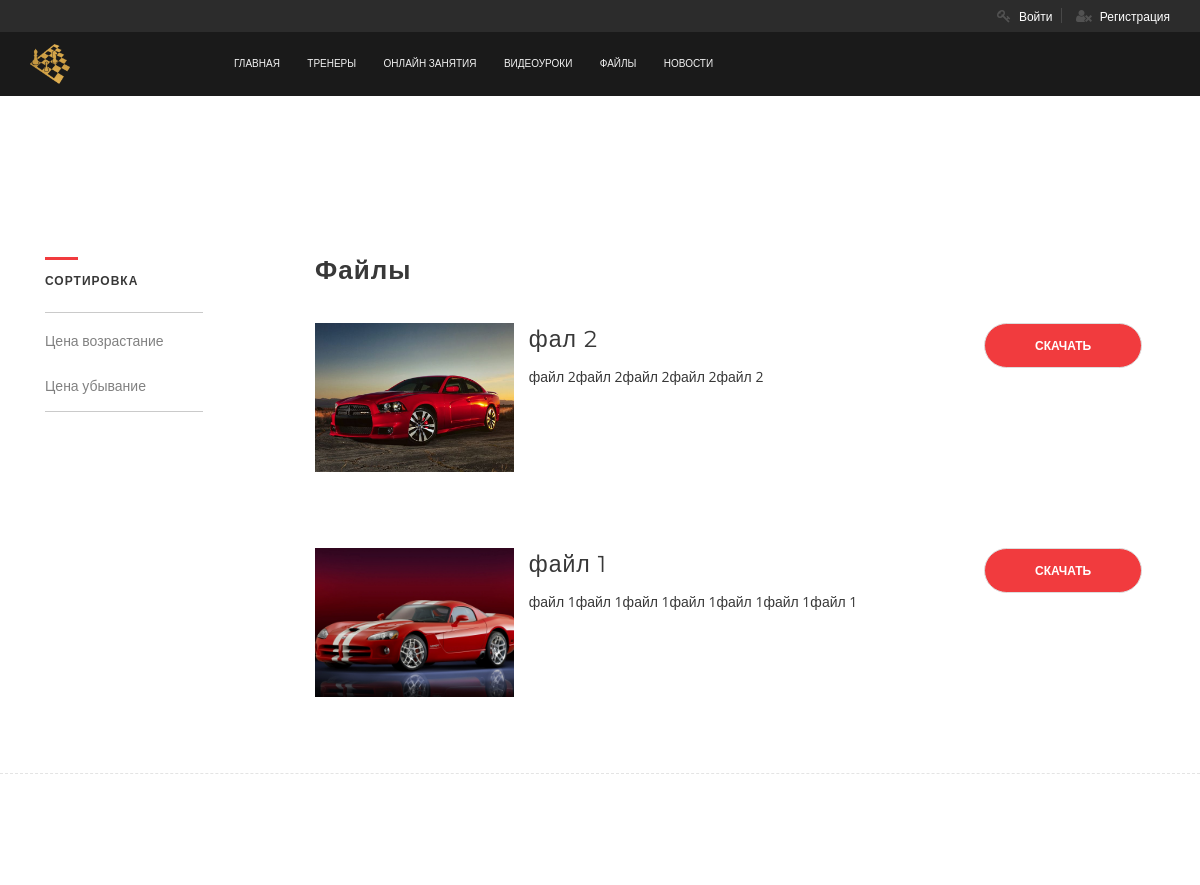
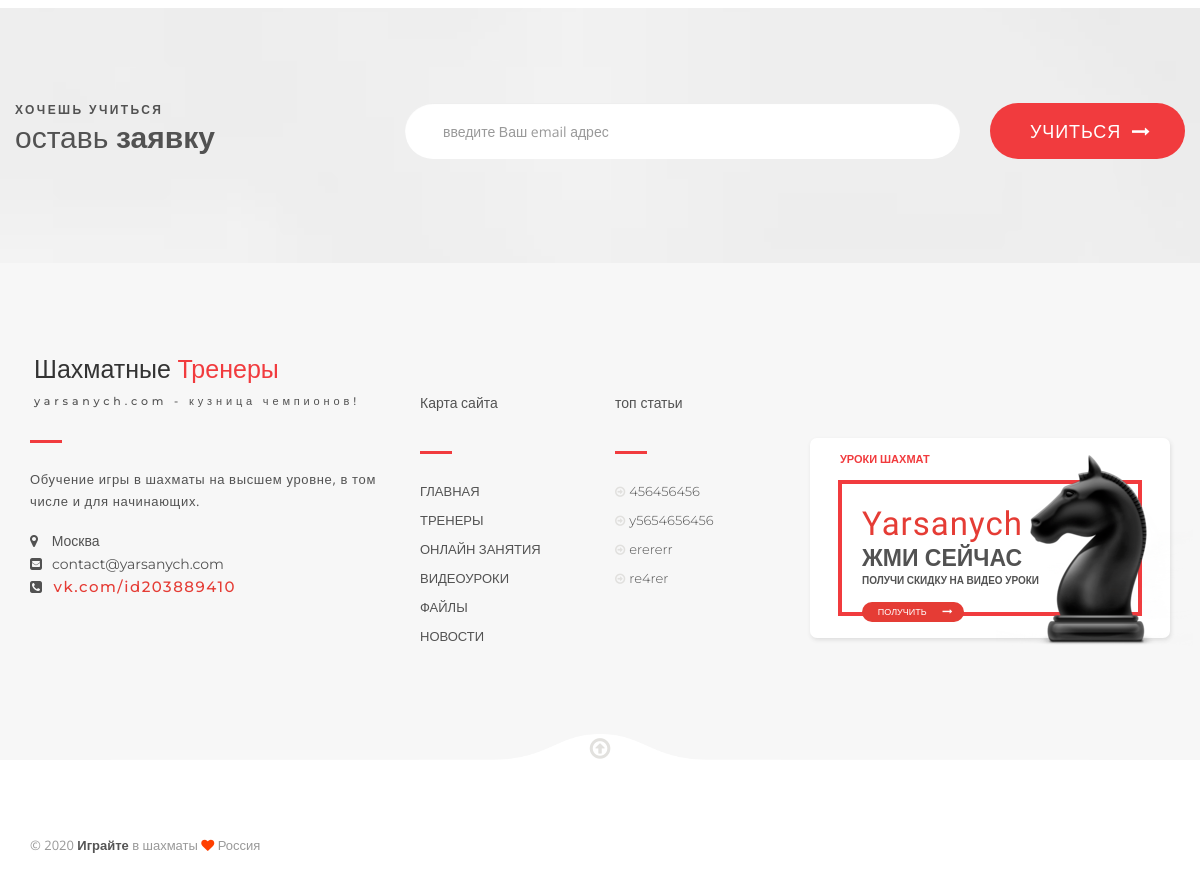
The page /file/ on the database its author committed (2 pictures, top to bottom).
### chess/models.py (models this page shows, shortened)
class Files(models.Model):
    title = models.CharField("Название", max_length=1024)
    description = models.TextField("Описание")
    img = models.ImageField("Изображение", upload_to="img/files/")
    price = models.PositiveIntegerField("Цена", default=0)
    file = models.FileField("Файл", upload_to="files/")
    buyers = models.ManyToManyField(User, verbose_name="Покупатели", blank=True)
    class Meta:
        verbose_name = "Файл"
        verbose_name_plural = "Файлы"

class Articles(models.Model):
    title = models.CharField("Название", max_length=150, db_index=True)
    slug = models.SlugField(max_length=150, unique=True)
    intro_text = models.TextField("Короткое описание", blank=True)
    full_text = models.TextField("Текст", blank=True, db_index=True)
    img = models.ImageField("Изображение", upload_to="img/chess/", blank=True)
    author = models.CharField("Автор", max_length=150, blank=True)
    date_pub = models.DateTimeField(auto_now_add=True)
    buyers = models.ManyToManyField(User, verbose_name="Покупатели", blank=True)
    class Meta:
        verbose_name = "Статья"
        verbose_name_plural = "Статьи"

### chess/views.py (the view)
# urls.py: path("file/", views.FilesViews.as_view(), name='files_url'),
class FilesViews(ListView):
    model = Files
    queryset = Files.objects.order_by("-id")
    paginate_by = 7

### chess/templatetags/article_tag.py (called while the page is built)
@register.simple_tag()
def get_articles(count=5):
    return Articles.objects.order_by("-id")[:count]

### templates/chess/files_list.html (shortened to what this page needs)
{% extends 'chess/base.html' %}
{% block content %}
<div class="event-section">
    <div class="container">
        <div class="col-md-3 col-sm-3">
            <div class="evnt-left">
                <div class="location-cat">
                    <h1>Сортировка</h1>
                    <div class="cat-list">
                        <a id="sort-asc">Цена возрастание</a>
                        <a id="sort-desc">Цена убывание</a>
                    </div>
                </div>
            </div>
        </div>
        <div class="col-md-9  col-sm-9">
            <div class="evnt-right">
                <div class="row">
                    <div class="event-area">
                        <h1>Файлы</h1>
                    {% for article in files_list %}
                    <div class="event-item" data-price="12000">
                        <div class="col-md-3">
                            <div class="item-img ">
                                <img src="{{ article.img.url }}" alt="thumbnail">
                            </div>
                        </div>
                        <div class="col-md-6">
                            <div class="row">
                                <h1>{{ article.title }}</h1>
                                <p class="desc">{{ article.description }}</p>
                            </div>
                        </div>
                        <div class="col-md-3">
                            <div class="quick-buy row">
                                {% if request.user.is_authenticated %}
                                    {% if user in article.buyers.all %}
                                    <h1>Доступ получен</h1>
                                    <div class="buy-ticket">
                                        <a href="{{ article.img.url }}" class="popup-modal buy">Скачать</a>
                                    {% else %}
                                    <h1>₽ {{ article.price }}.00</h1>
                                    <div class="buy-ticket">
                                    <form method="POST" action="https://money.yandex.ru/quickpay/confirm.xml">
                                        <input type="hidden" name="receiver" value="4100115855793787">
                                        <input type="hidden" name="quickpay-form" value="shop">
                                        <input type="hidden" name="targets" value="Оплата файла Бенони (белыми) с сайта yarsanych.com">
                                        <input type="hidden" name="paymentType" value="AC">
                                        <input type="hidden" name="successURL" value="https://yarsanych.com/files.php">
                                        <input type="hidden" name="label" value=" mr.s.sych@mail.ru129 ">
                                        <input type="hidden" name="sum" value="7500">
                                        <input type="submit" class="subscribe-btn" value="КУПИТЬ" style="padding-left: 6px;">
                                    </form>
                                    {% endif %}
                                {% else %}
                                <div class="buy-ticket">
                                    <a href="{% url 'account_login' %}" class="popup-modal buy">Скачать</a>
                                {% endif %}
                                </div>
                            </div>
                        </div>
                    </div>
                    {% endfor %}
                    </div>
                </div>
            </div>
        </div>
    </div>
{% include 'include/pagination.html' %}
</div>
{% endblock content %}

### templates/include/footer.html (shortened to what this page needs)
{% load static %}
{% load article_tag %}
<div class="subscribe-section">
	<div class="container">
		<div class="row">
			<div class="col-md-4 col-sm-5 col-xs-12">
				<div class="row">
					<div class="ht-newsletter">
						<h5>ХОЧЕШЬ УЧИТЬСЯ</h5>
						<h2>оставь <b>заявку</b></h2>
					</div>
				</div>
			</div>
			<div class="col-md-8 col-sm-7 col-xs-12">
				<div class="row">
					<form class="form-inline newsletter-forn-in">
						<div class="col-md-9  col-sm-9 col-xs-12">
							<div class="form-group">
								<input class="form-control newsletter-input" type="text" id="email_subscribe" placeholder="введите Ваш email адрес">
							</div>
						</div>
						<div class="col-md-3  col-sm-3 col-xs-12">
							<div class="row text-center">
								<button type="button" id="add_subscribe" class="subscribe-btn">УЧИТЬСЯ<i class="fa fa-long-arrow-right" aria-hidden="true"></i></button>
							</div>
						</div>
					</form>
				</div>
			</div>
		</div>
	</div>
</div>
<div class="big-fotter">
	<div class="container">
		<div class="row">
			<div class="col-md-4 col-sm-8 col-xs-12">
				<div class="trainer-aera">
					<div class="ft-trainer">
						<h2>Шахматные<span> Тренеры</span></h2>
						<h5>yarsanych.com - кузница чемпионов!</h5>
					</div>
					<p>Обучение игры в шахматы на высшем уровне, в том числе и для начинающих.</p>
					<div class="contact-info">
						<ul>
							<li><i class="fa fa-map-marker" aria-hidden="true"></i>  Москва</li>
							<li><i class="fa fa-envelope-square" aria-hidden="true"></i>contact@yarsanych.com</li>
							<li><a class="red" href="https://vk.com/id203889410"><i class="fa fa-phone-square" aria-hidden="true"></i>vk.com/id203889410</a></li>
						</ul>
					</div>
				</div>
			</div>
			<div class="col-md-2 col-sm-4 col-xs-12">
				<div class="ft-info">
					<h2>Карта<span> сайта</span></h2>
					<ul>
                        <li><a href="{% url 'index_url' %}">ГЛАВНАЯ</a></li>
                        <li><a href="{% url 'treners_url' %}">ТРЕНЕРЫ</a></li>
                        <li><a href="{% url 'prsonal_trening_url' %}">ОНЛАЙН ЗАНЯТИЯ</a></li>
                        <li><a href="{% url 'videos_url' %}">ВИДЕОУРОКИ</a></li>
                        <li><a href="{% url 'files_url' %}">ФАЙЛЫ</a></li>
                        <li><a href="{% url 'articles_list_url' %}">НОВОСТИ</a></li>
					</ul>
				</div>
			</div>
			<div class="col-md-2 col-sm-4 col-xs-12">
				<div class="ft-info">
					<h2>топ <span> статьи</span></h2>
					<ul>
                        {% get_articles count=4 as articles_list %}
                        {% for article in articles_list %}
                            <li><a href="{% url 'article_url' slug=article.slug %}"><i class="fa fa-arrow-circle-o-right" aria-hidden="true"></i>{{ article.title }}</a></li>
                        {% endfor %}
					</ul>
				</div>
			</div>
			<div class="col-md-4 col-sm-8 col-xs-12">
				<div class="banner">
					<h2>Уроки шахмат</h2>
					<div class="banner-box">
						<h1>Yarsanych</h1>
						<h2><span>жми</span> сейчас</h2>
						<p>получи скидку на видео уроки</p>
						<div class="shop-now"><a href="{% url 'prsonal_trening_url' %}">ПОЛУЧИТЬ</a>
							<div class="icon"><i class="fa fa-long-arrow-right"></i></div>
						</div>
						<img src="{% static 'img/shop.png' %}" alt="shop" />
					</div>
				</div>
			</div>
		</div>
	</div>
</div>
<footer>
	<div class="sticky-fotter">
		<div class="container">
			<div class="row">
				<div class="col-md-6 col-sm-6  col-xs-12">
					<div class="sticky-fotter-text">
						<p>&COPY; 2020 <b>Играйте</b> в шахматы <i class="fa fa-heart" aria-hidden="true"></i> Россия</p>
					</div>
				</div>
                <img src="{% static 'img/bg/fotterbg.png' %}" alt="" />
				<a class="go-top" href="#"><i class="fa fa-arrow-circle-o-up"></i></a>
			</div>
		</div>
	</div>
</footer>

### static/css/typography.css (style rules this page uses)
body { font-family: 'Open Sans', sans-serif; }
h1, h2, h3, h4, h5, h6 { margin: 0; font-family: 'Montserrat', sans-serif; font-weight: 700; color: #000; letter-spacing: 1.5px; }
h1 { font-size: 40px; line-height: 44px; letter-spacing: 1px; margin-bottom: 0px; }
h2 { font-size: 36px; line-height: 42px; margin-bottom: 0px; letter-spacing: 0; }
h5 { font-size: 16px; line-height: 24px; letter-spacing: 0; }
p { font-family: 'Open Sans', sans-serif; font-size: 14px; font-weight: normal; letter-spacing: 0; line-height: 24px; margin: 0; }
span { font-family: 'Open Sans', sans-serif; }
strong, b { font: 15px/30px; }
a { color: #222; }
a, a:visited { text-decoration: none; font-family: 'Montserrat', sans-serif; font-weight: normal; font-size: 12px; letter-spacing: 0; transition: all 0.3s ease-in-out; -webkit-transition: all 0.3s ease-in-out; -moz-transition: all 0.3s ease-in-out; -o-transition: all 0.3s ease-in-out; outline: 0; }
ul, ol { margin-bottom: 0px; margin-top: 0px; }
ul { list-style: none outside; padding: 0; margin: 0; }
li { line-height: 18px; margin-bottom: 0px; }
button { letter-spacing: 0; transition: all 0.3s ease 0s; }

### static/css/responsive.css (style rules this page uses)
@media only screen and (min-width: 992px) and (max-width: 1200px) { p { font-size: 13px; } }
@media only screen and (min-width: 992px) and (max-width: 1200px) { .ht-newsletter h5 { margin-top: 95px; } }
@media only screen and (min-width: 992px) and (max-width: 1200px) { .ht-newsletter h2 { margin-top: 8px; font-size: 30px; } }
@media only screen and (min-width: 992px) and (max-width: 1200px) { .subscribe-btn { padding-left: 23px; } }
@media only screen and (min-width: 992px) and (max-width: 1200px) { .ft-info h2 { font-size: 14px; } }
@media only screen and (min-width: 992px) and (max-width: 1200px) { .ft-info ul li a { font-size: 13px; margin-bottom: 11px; } }
@media only screen and (min-width: 992px) and (max-width: 1200px) { .ft-info ul li a i { font-size: 12px; padding-right: 4px; } }
@media only screen and (min-width: 992px) and (max-width: 1200px) { .trainer-aera .ft-trainer { margin-bottom: 25px; } }
@media only screen and (min-width: 992px) and (max-width: 1200px) { .trainer-aera p { margin-bottom: 20px; font-size: 13px; } }
@media only screen and (min-width: 992px) and (max-width: 1200px) { .banner .banner-box img { right: -55px; } }
@media only screen and (min-width: 992px) and (max-width: 1200px) { .sticky-fotter img, .sticky-fotter a.go-top { top: -34px; } }
@media only screen and (min-width: 992px) and (max-width: 1200px) { .sticky-fotter .sticky-fotter-text p { font-size: 13px; } }
@media only screen and (min-width: 992px) and (max-width: 1200px) { .buy-ticket a.buy { padding: 14px 65px; } }
@media only screen and (min-width: 992px) and (max-width: 1200px) { .buy-ticket a.buy { padding: 14px 50px; } }
@media only screen and (min-width: 992px) and (max-width: 1200px) { .buy-ticket a { padding: 14px 50px; } }

### rows shown on the page
Files: img (picture), title "фал 2", description "файл 2файл 2файл 2файл 2файл 2"
Files: img (picture), title "файл 1", description "файл 1файл 1файл 1файл 1файл 1файл 1файл 1"
Articles: title "456456456"
Articles: title "y5654656456"
Articles: title "erererr"
Articles: title "re4rer"
